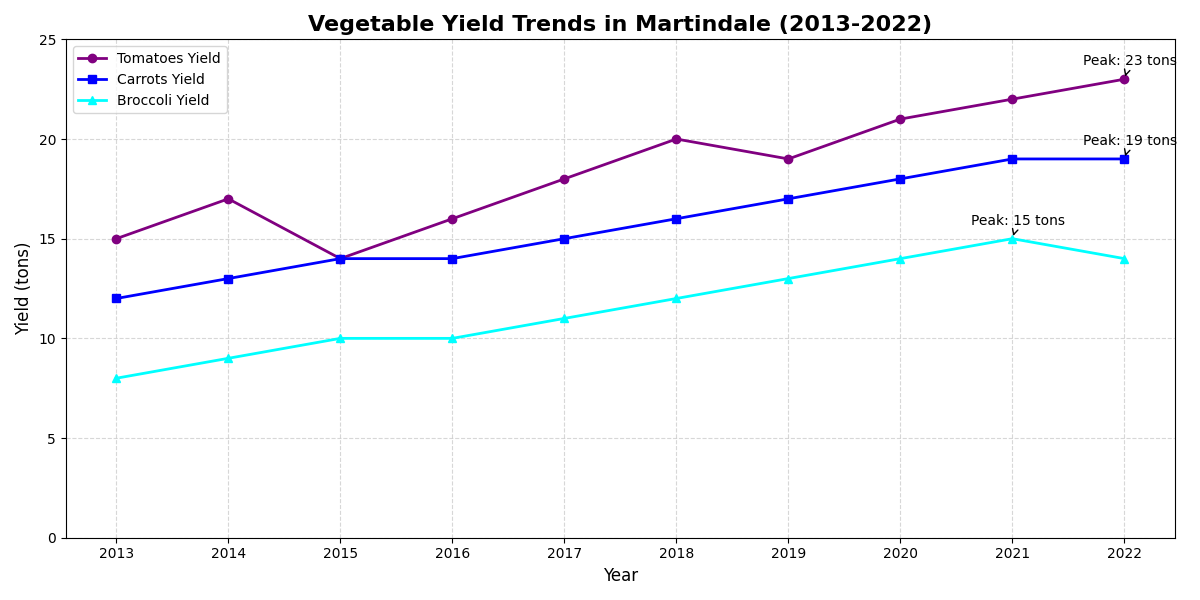

The script that drew this image:
import matplotlib.pyplot as plt
import numpy as np

# Data Preparation
years = np.array([2013, 2014, 2015, 2016, 2017, 2018, 2019, 2020, 2021, 2022])
tomatoes_yield = np.array([15, 17, 14, 16, 18, 20, 19, 21, 22, 23])
carrots_yield = np.array([12, 13, 14, 14, 15, 16, 17, 18, 19, 19])
broccoli_yield = np.array([8, 9, 10, 10, 11, 12, 13, 14, 15, 14])

# Create the figure and a single subplot
fig, ax = plt.subplots(figsize=(12, 6))

# Plotting the vegetable yields with new colors
ax.plot(years, tomatoes_yield, marker='o', linestyle='-', color='purple', linewidth=2, label='Tomatoes Yield')
ax.plot(years, carrots_yield, marker='s', linestyle='-', color='blue', linewidth=2, label='Carrots Yield')
ax.plot(years, broccoli_yield, marker='^', linestyle='-', color='cyan', linewidth=2, label='Broccoli Yield')

# Annotate the yield peak points
annotations = {
    'Tomatoes': (2022, 23),
    'Carrots': (2022, 19),
    'Broccoli': (2021, 15),
}
for veg, (year, value) in annotations.items():
    ax.annotate(
        f'Peak: {value} tons',
        xy=(year, value),
        xytext=(-30, 10),
        textcoords='offset points',
        arrowprops=dict(arrowstyle='->', color='black'),
        fontsize=10,
        color='black'
    )

# Customize the plot
ax.set_title('Vegetable Yield Trends in Martindale (2013-2022)', fontsize=16, fontweight='bold')
ax.set_xlabel('Year', fontsize=12)
ax.set_ylabel('Yield (tons)', fontsize=12)
ax.set_xticks(years)
ax.set_ylim(0, 25)
ax.legend(loc='upper left', fontsize=10)
ax.grid(True, linestyle='--', alpha=0.5)

# Ensure the plot layout is adjusted
plt.tight_layout()

# Show the plot
plt.show()
